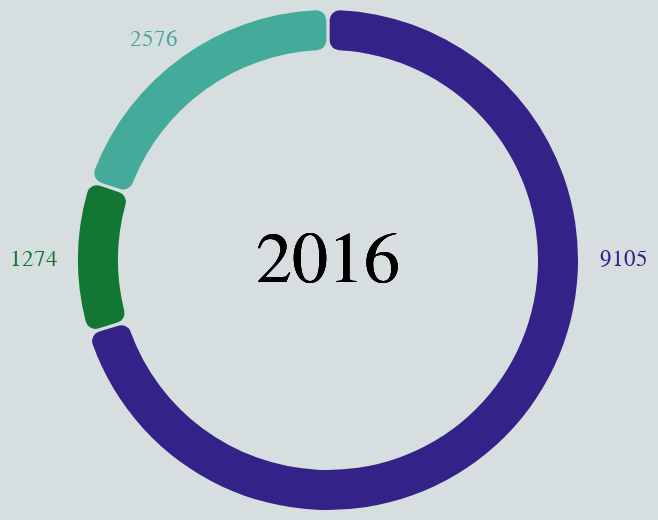

The specification (Vega-Lite) saved for this image:
### Vega-Lite specification from a JSON file in a GitHub repository (floating-point values rounded to 4 significant figures)
{"$schema": "https://vega.github.io/schema/vega-lite/v5.json", "width": 250, "height": 250, "background": "#d7dee0", "data": {"values": [{"Type": "House", "Year": 2016, "Count": 9105}, {"Type": "Townhouse", "Year": 2016, "Count": 1274}, {"Type": "Unit", "Year": 2016, "Count": 2576}]}, "config": {"legend": {"disable": true}}, "layer": [{"mark": {"type": "arc", "padAngle": 0.01, "innerRadius": 105, "cornerRadius": 5}, "encoding": {"theta": {"field": "Count", "type": "quantitative"}, "color": {"field": "Type", "type": "nominal", "scale": {"range": ["#332288", "#117733", "#44aa99"]}}, "tooltip": [{"field": "Type", "type": "nominal", "title": "Type of House"}, {"field": "Count", "type": "quantitative", "title": "Count"}]}}, {"mark": {"type": "text", "align": "center", "baseline": "middle", "fontSize": 36}, "encoding": {"text": {"value": "2016"}}}, {"mark": {"type": "text", "align": "right", "dx": 160, "fontSize": 11.5}, "encoding": {"text": {"field": "Count", "type": "quantitative"}, "color": {"value": "#332288"}, "opacity": {"condition": {"test": "datum['Type'] == 'House'", "value": 1}, "value": 0}}}, {"mark": {"type": "text", "align": "right", "dx": -75, "dy": -110, "fontSize": 11.5}, "encoding": {"text": {"field": "Count", "type": "quantitative"}, "color": {"value": "#44aa99"}, "opacity": {"condition": {"test": "datum['Type'] == 'Unit'", "value": 1}, "value": 0}}}, {"mark": {"type": "text", "align": "right", "dx": -135, "fontSize": 11.5}, "encoding": {"text": {"field": "Count", "type": "quantitative"}, "color": {"value": "#117733"}, "opacity": {"condition": {"test": "datum['Type'] == 'Townhouse'", "value": 1}, "value": 0}}}]}
